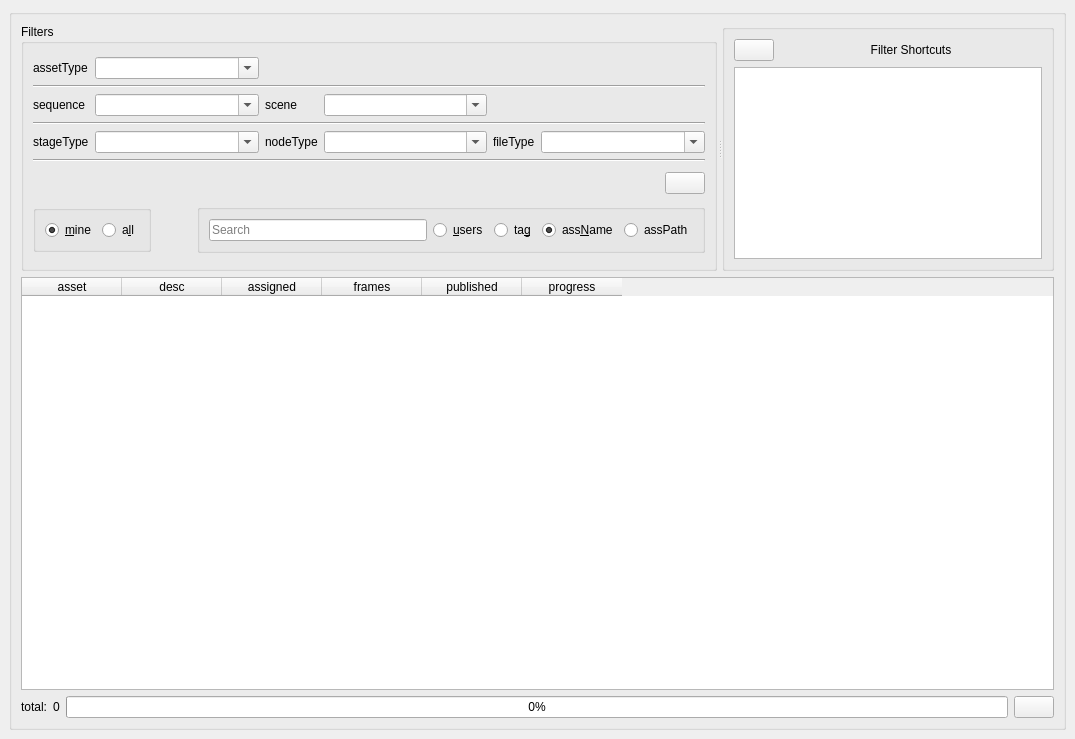
<?xml version="1.0" encoding="UTF-8"?>
<ui version="4.0">
 <class>MainWindow</class>
 <widget class="QMainWindow" name="MainWindow">
  <property name="geometry">
   <rect>
    <x>0</x>
    <y>0</y>
    <width>1075</width>
    <height>739</height>
   </rect>
  </property>
  <property name="palette">
   <palette>
    <active>
     <colorrole role="Highlight">
      <brush brushstyle="SolidPattern">
       <color alpha="200">
        <red>233</red>
        <green>90</green>
        <blue>46</blue>
       </color>
      </brush>
     </colorrole>
    </active>
    <inactive>
     <colorrole role="Highlight">
      <brush brushstyle="SolidPattern">
       <color alpha="200">
        <red>233</red>
        <green>90</green>
        <blue>46</blue>
       </color>
      </brush>
     </colorrole>
    </inactive>
    <disabled>
     <colorrole role="Highlight">
      <brush brushstyle="SolidPattern">
       <color alpha="255">
        <red>227</red>
        <green>229</green>
        <blue>231</blue>
       </color>
      </brush>
     </colorrole>
    </disabled>
   </palette>
  </property>
  <property name="windowTitle">
   <string>rbhusPipeTrak</string>
  </property>
  <widget class="QWidget" name="centralwidget">
   <layout class="QVBoxLayout" name="verticalLayout_2">
    <item>
     <widget class="QGroupBox" name="groupBox">
      <property name="sizePolicy">
       <sizepolicy hsizetype="MinimumExpanding" vsizetype="MinimumExpanding">
        <horstretch>1</horstretch>
        <verstretch>0</verstretch>
       </sizepolicy>
      </property>
      <property name="minimumSize">
       <size>
        <width>1</width>
        <height>1</height>
       </size>
      </property>
      <property name="title">
       <string/>
      </property>
      <property name="flat">
       <bool>false</bool>
      </property>
      <layout class="QVBoxLayout" name="verticalLayout">
       <item>
        <widget class="QSplitter" name="splitter">
         <property name="sizePolicy">
          <sizepolicy hsizetype="Preferred" vsizetype="Minimum">
           <horstretch>0</horstretch>
           <verstretch>0</verstretch>
          </sizepolicy>
         </property>
         <property name="maximumSize">
          <size>
           <width>16777215</width>
           <height>16777215</height>
          </size>
         </property>
         <property name="frameShape">
          <enum>QFrame::NoFrame</enum>
         </property>
         <property name="frameShadow">
          <enum>QFrame::Plain</enum>
         </property>
         <property name="lineWidth">
          <number>1</number>
         </property>
         <property name="orientation">
          <enum>Qt::Horizontal</enum>
         </property>
         <property name="opaqueResize">
          <bool>true</bool>
         </property>
         <property name="handleWidth">
          <number>5</number>
         </property>
         <property name="childrenCollapsible">
          <bool>false</bool>
         </property>
         <widget class="QGroupBox" name="groupBoxFilters">
          <property name="sizePolicy">
           <sizepolicy hsizetype="Preferred" vsizetype="Fixed">
            <horstretch>0</horstretch>
            <verstretch>0</verstretch>
           </sizepolicy>
          </property>
          <property name="minimumSize">
           <size>
            <width>0</width>
            <height>1</height>
           </size>
          </property>
          <property name="title">
           <string>Filters</string>
          </property>
          <layout class="QVBoxLayout" name="verticalLayout_5">
           <item>
            <layout class="QHBoxLayout" name="horizontalLayout_11">
             <item>
              <layout class="QGridLayout" name="gridLayout_3">
               <property name="sizeConstraint">
                <enum>QLayout::SetMinimumSize</enum>
               </property>
               <item row="1" column="1">
                <widget class="QComboBox" name="comboAssType">
                 <property name="editable">
                  <bool>true</bool>
                 </property>
                 <property name="insertPolicy">
                  <enum>QComboBox::InsertAlphabetically</enum>
                 </property>
                </widget>
               </item>
               <item row="7" column="1">
                <widget class="QComboBox" name="comboStage">
                 <property name="editable">
                  <bool>true</bool>
                 </property>
                 <property name="insertPolicy">
                  <enum>QComboBox::InsertAlphabetically</enum>
                 </property>
                 <property name="frame">
                  <bool>true</bool>
                 </property>
                </widget>
               </item>
               <item row="4" column="3">
                <widget class="QComboBox" name="comboScn">
                 <property name="editable">
                  <bool>true</bool>
                 </property>
                 <property name="insertPolicy">
                  <enum>QComboBox::InsertAlphabetically</enum>
                 </property>
                </widget>
               </item>
               <item row="4" column="1">
                <widget class="QComboBox" name="comboSeq">
                 <property name="editable">
                  <bool>true</bool>
                 </property>
                 <property name="insertPolicy">
                  <enum>QComboBox::InsertAlphabetically</enum>
                 </property>
                </widget>
               </item>
               <item row="7" column="3">
                <widget class="QComboBox" name="comboNode">
                 <property name="editable">
                  <bool>true</bool>
                 </property>
                 <property name="insertPolicy">
                  <enum>QComboBox::InsertAlphabetically</enum>
                 </property>
                </widget>
               </item>
               <item row="7" column="5">
                <widget class="QComboBox" name="comboFile">
                 <property name="editable">
                  <bool>true</bool>
                 </property>
                 <property name="insertPolicy">
                  <enum>QComboBox::InsertAlphabetically</enum>
                 </property>
                </widget>
               </item>
               <item row="7" column="4">
                <widget class="QLabel" name="label_11">
                 <property name="sizePolicy">
                  <sizepolicy hsizetype="Fixed" vsizetype="Preferred">
                   <horstretch>0</horstretch>
                   <verstretch>0</verstretch>
                  </sizepolicy>
                 </property>
                 <property name="text">
                  <string>fileType</string>
                 </property>
                </widget>
               </item>
               <item row="7" column="2">
                <widget class="QLabel" name="label_12">
                 <property name="sizePolicy">
                  <sizepolicy hsizetype="Fixed" vsizetype="Preferred">
                   <horstretch>0</horstretch>
                   <verstretch>0</verstretch>
                  </sizepolicy>
                 </property>
                 <property name="text">
                  <string>nodeType</string>
                 </property>
                </widget>
               </item>
               <item row="7" column="0">
                <widget class="QLabel" name="label_9">
                 <property name="sizePolicy">
                  <sizepolicy hsizetype="Fixed" vsizetype="Preferred">
                   <horstretch>0</horstretch>
                   <verstretch>0</verstretch>
                  </sizepolicy>
                 </property>
                 <property name="text">
                  <string>stageType</string>
                 </property>
                </widget>
               </item>
               <item row="4" column="2">
                <widget class="QLabel" name="label_10">
                 <property name="sizePolicy">
                  <sizepolicy hsizetype="Fixed" vsizetype="Preferred">
                   <horstretch>0</horstretch>
                   <verstretch>0</verstretch>
                  </sizepolicy>
                 </property>
                 <property name="text">
                  <string>scene</string>
                 </property>
                </widget>
               </item>
               <item row="4" column="0">
                <widget class="QLabel" name="label_8">
                 <property name="sizePolicy">
                  <sizepolicy hsizetype="Fixed" vsizetype="Preferred">
                   <horstretch>0</horstretch>
                   <verstretch>0</verstretch>
                  </sizepolicy>
                 </property>
                 <property name="text">
                  <string>sequence</string>
                 </property>
                </widget>
               </item>
               <item row="5" column="0" colspan="6">
                <widget class="Line" name="line_2">
                 <property name="orientation">
                  <enum>Qt::Horizontal</enum>
                 </property>
                </widget>
               </item>
               <item row="1" column="0">
                <widget class="QLabel" name="label_7">
                 <property name="sizePolicy">
                  <sizepolicy hsizetype="Fixed" vsizetype="Preferred">
                   <horstretch>0</horstretch>
                   <verstretch>0</verstretch>
                  </sizepolicy>
                 </property>
                 <property name="text">
                  <string>assetType</string>
                 </property>
                </widget>
               </item>
               <item row="8" column="0" colspan="6">
                <widget class="Line" name="line_9">
                 <property name="orientation">
                  <enum>Qt::Horizontal</enum>
                 </property>
                </widget>
               </item>
               <item row="2" column="0" colspan="6">
                <widget class="Line" name="line">
                 <property name="orientation">
                  <enum>Qt::Horizontal</enum>
                 </property>
                </widget>
               </item>
              </layout>
             </item>
            </layout>
           </item>
           <item>
            <layout class="QHBoxLayout" name="horizontalLayout_4">
             <property name="sizeConstraint">
              <enum>QLayout::SetMinimumSize</enum>
             </property>
             <item>
              <spacer name="horizontalSpacer_2">
               <property name="orientation">
                <enum>Qt::Horizontal</enum>
               </property>
               <property name="sizeType">
                <enum>QSizePolicy::MinimumExpanding</enum>
               </property>
               <property name="sizeHint" stdset="0">
                <size>
                 <width>40</width>
                 <height>20</height>
                </size>
               </property>
              </spacer>
             </item>
             <item>
              <widget class="QPushButton" name="pushRefreshFilters">
               <property name="sizePolicy">
                <sizepolicy hsizetype="Fixed" vsizetype="Fixed">
                 <horstretch>0</horstretch>
                 <verstretch>0</verstretch>
                </sizepolicy>
               </property>
               <property name="focusPolicy">
                <enum>Qt::NoFocus</enum>
               </property>
               <property name="text">
                <string/>
               </property>
               <property name="flat">
                <bool>false</bool>
               </property>
              </widget>
             </item>
            </layout>
           </item>
           <item>
            <layout class="QHBoxLayout" name="horizontalLayout_2">
             <property name="sizeConstraint">
              <enum>QLayout::SetDefaultConstraint</enum>
             </property>
             <item>
              <widget class="QGroupBox" name="groupBox_4">
               <property name="sizePolicy">
                <sizepolicy hsizetype="Preferred" vsizetype="Fixed">
                 <horstretch>0</horstretch>
                 <verstretch>0</verstretch>
                </sizepolicy>
               </property>
               <property name="title">
                <string/>
               </property>
               <layout class="QHBoxLayout" name="horizontalLayout_5">
                <item>
                 <widget class="QRadioButton" name="radioMineAss">
                  <property name="focusPolicy">
                   <enum>Qt::NoFocus</enum>
                  </property>
                  <property name="text">
                   <string>&amp;mine</string>
                  </property>
                  <property name="checked">
                   <bool>true</bool>
                  </property>
                 </widget>
                </item>
                <item>
                 <widget class="QRadioButton" name="radioAllAss">
                  <property name="focusPolicy">
                   <enum>Qt::NoFocus</enum>
                  </property>
                  <property name="text">
                   <string>a&amp;ll</string>
                  </property>
                 </widget>
                </item>
               </layout>
              </widget>
             </item>
             <item>
              <spacer name="horizontalSpacer_3">
               <property name="orientation">
                <enum>Qt::Horizontal</enum>
               </property>
               <property name="sizeType">
                <enum>QSizePolicy::Preferred</enum>
               </property>
               <property name="sizeHint" stdset="0">
                <size>
                 <width>40</width>
                 <height>10</height>
                </size>
               </property>
              </spacer>
             </item>
             <item>
              <widget class="QGroupBox" name="groupBox_3">
               <property name="sizePolicy">
                <sizepolicy hsizetype="MinimumExpanding" vsizetype="Fixed">
                 <horstretch>0</horstretch>
                 <verstretch>0</verstretch>
                </sizepolicy>
               </property>
               <property name="title">
                <string/>
               </property>
               <property name="flat">
                <bool>false</bool>
               </property>
               <property name="checkable">
                <bool>false</bool>
               </property>
               <layout class="QVBoxLayout" name="verticalLayout_3">
                <item>
                 <layout class="QHBoxLayout" name="horizontalLayout_6">
                  <item>
                   <widget class="QLineEdit" name="lineEditSearch">
                    <property name="sizePolicy">
                     <sizepolicy hsizetype="MinimumExpanding" vsizetype="Fixed">
                      <horstretch>0</horstretch>
                      <verstretch>0</verstretch>
                     </sizepolicy>
                    </property>
                    <property name="placeholderText">
                     <string>Search</string>
                    </property>
                    <property name="clearButtonEnabled">
                     <bool>true</bool>
                    </property>
                   </widget>
                  </item>
                  <item>
                   <widget class="QRadioButton" name="checkUsers">
                    <property name="sizePolicy">
                     <sizepolicy hsizetype="Fixed" vsizetype="Fixed">
                      <horstretch>0</horstretch>
                      <verstretch>0</verstretch>
                     </sizepolicy>
                    </property>
                    <property name="focusPolicy">
                     <enum>Qt::NoFocus</enum>
                    </property>
                    <property name="text">
                     <string>&amp;users</string>
                    </property>
                   </widget>
                  </item>
                  <item>
                   <widget class="QRadioButton" name="checkTag">
                    <property name="sizePolicy">
                     <sizepolicy hsizetype="Fixed" vsizetype="Fixed">
                      <horstretch>0</horstretch>
                      <verstretch>0</verstretch>
                     </sizepolicy>
                    </property>
                    <property name="focusPolicy">
                     <enum>Qt::NoFocus</enum>
                    </property>
                    <property name="text">
                     <string>ta&amp;g</string>
                    </property>
                    <property name="checked">
                     <bool>false</bool>
                    </property>
                   </widget>
                  </item>
                  <item>
                   <widget class="QRadioButton" name="checkAssName">
                    <property name="sizePolicy">
                     <sizepolicy hsizetype="Fixed" vsizetype="Fixed">
                      <horstretch>0</horstretch>
                      <verstretch>0</verstretch>
                     </sizepolicy>
                    </property>
                    <property name="focusPolicy">
                     <enum>Qt::NoFocus</enum>
                    </property>
                    <property name="text">
                     <string>ass&amp;Name</string>
                    </property>
                    <property name="checked">
                     <bool>true</bool>
                    </property>
                   </widget>
                  </item>
                  <item>
                   <widget class="QRadioButton" name="checkAssPath">
                    <property name="sizePolicy">
                     <sizepolicy hsizetype="Fixed" vsizetype="Fixed">
                      <horstretch>0</horstretch>
                      <verstretch>0</verstretch>
                     </sizepolicy>
                    </property>
                    <property name="focusPolicy">
                     <enum>Qt::NoFocus</enum>
                    </property>
                    <property name="text">
                     <string>assPath</string>
                    </property>
                    <property name="checked">
                     <bool>false</bool>
                    </property>
                   </widget>
                  </item>
                 </layout>
                </item>
               </layout>
              </widget>
             </item>
            </layout>
           </item>
          </layout>
         </widget>
         <widget class="QGroupBox" name="groupBoxFilterShortcuts">
          <property name="sizePolicy">
           <sizepolicy hsizetype="MinimumExpanding" vsizetype="Fixed">
            <horstretch>0</horstretch>
            <verstretch>0</verstretch>
           </sizepolicy>
          </property>
          <property name="minimumSize">
           <size>
            <width>0</width>
            <height>1</height>
           </size>
          </property>
          <property name="title">
           <string/>
          </property>
          <layout class="QVBoxLayout" name="verticalLayout_4">
           <item>
            <layout class="QHBoxLayout" name="horizontalLayout_7">
             <item>
              <widget class="QPushButton" name="pushSaveFilters">
               <property name="sizePolicy">
                <sizepolicy hsizetype="Fixed" vsizetype="Fixed">
                 <horstretch>0</horstretch>
                 <verstretch>0</verstretch>
                </sizepolicy>
               </property>
               <property name="focusPolicy">
                <enum>Qt::NoFocus</enum>
               </property>
               <property name="toolTip">
                <string>save the current selected filter config</string>
               </property>
               <property name="toolTipDuration">
                <number>5000</number>
               </property>
               <property name="text">
                <string/>
               </property>
               <property name="flat">
                <bool>false</bool>
               </property>
              </widget>
             </item>
             <item>
              <widget class="QLabel" name="label">
               <property name="text">
                <string>Filter Shortcuts</string>
               </property>
               <property name="alignment">
                <set>Qt::AlignCenter</set>
               </property>
              </widget>
             </item>
            </layout>
           </item>
           <item>
            <widget class="QListWidget" name="listWidgetSearch">
             <property name="sizePolicy">
              <sizepolicy hsizetype="Minimum" vsizetype="Expanding">
               <horstretch>0</horstretch>
               <verstretch>0</verstretch>
              </sizepolicy>
             </property>
             <property name="minimumSize">
              <size>
               <width>1</width>
               <height>1</height>
              </size>
             </property>
             <property name="contextMenuPolicy">
              <enum>Qt::CustomContextMenu</enum>
             </property>
            </widget>
           </item>
          </layout>
         </widget>
        </widget>
       </item>
       <item>
        <widget class="QTableWidget" name="tableWidgetAssets">
         <property name="sizePolicy">
          <sizepolicy hsizetype="MinimumExpanding" vsizetype="MinimumExpanding">
           <horstretch>0</horstretch>
           <verstretch>0</verstretch>
          </sizepolicy>
         </property>
         <property name="mouseTracking">
          <bool>true</bool>
         </property>
         <property name="contextMenuPolicy">
          <enum>Qt::CustomContextMenu</enum>
         </property>
         <property name="verticalScrollBarPolicy">
          <enum>Qt::ScrollBarAsNeeded</enum>
         </property>
         <property name="horizontalScrollBarPolicy">
          <enum>Qt::ScrollBarAsNeeded</enum>
         </property>
         <property name="sizeAdjustPolicy">
          <enum>QAbstractScrollArea::AdjustToContents</enum>
         </property>
         <property name="autoScroll">
          <bool>false</bool>
         </property>
         <property name="editTriggers">
          <set>QAbstractItemView::NoEditTriggers</set>
         </property>
         <property name="showDropIndicator" stdset="0">
          <bool>false</bool>
         </property>
         <property name="dragDropOverwriteMode">
          <bool>false</bool>
         </property>
         <property name="defaultDropAction">
          <enum>Qt::IgnoreAction</enum>
         </property>
         <property name="selectionMode">
          <enum>QAbstractItemView::ExtendedSelection</enum>
         </property>
         <property name="selectionBehavior">
          <enum>QAbstractItemView::SelectRows</enum>
         </property>
         <property name="textElideMode">
          <enum>Qt::ElideMiddle</enum>
         </property>
         <property name="verticalScrollMode">
          <enum>QAbstractItemView::ScrollPerPixel</enum>
         </property>
         <property name="horizontalScrollMode">
          <enum>QAbstractItemView::ScrollPerPixel</enum>
         </property>
         <property name="sortingEnabled">
          <bool>true</bool>
         </property>
         <attribute name="verticalHeaderVisible">
          <bool>false</bool>
         </attribute>
         <column>
          <property name="text">
           <string>asset</string>
          </property>
         </column>
         <column>
          <property name="text">
           <string>desc</string>
          </property>
         </column>
         <column>
          <property name="text">
           <string>assigned</string>
          </property>
         </column>
         <column>
          <property name="text">
           <string>frames</string>
          </property>
         </column>
         <column>
          <property name="text">
           <string>published</string>
          </property>
         </column>
         <column>
          <property name="text">
           <string>progress</string>
          </property>
         </column>
        </widget>
       </item>
       <item>
        <layout class="QHBoxLayout" name="horizontalLayout_3">
         <item>
          <widget class="QLabel" name="label_2">
           <property name="minimumSize">
            <size>
             <width>0</width>
             <height>1</height>
            </size>
           </property>
           <property name="text">
            <string>total:</string>
           </property>
          </widget>
         </item>
         <item>
          <widget class="QLabel" name="labelTotal">
           <property name="text">
            <string>0</string>
           </property>
          </widget>
         </item>
         <item>
          <widget class="QProgressBar" name="progressBar">
           <property name="sizePolicy">
            <sizepolicy hsizetype="Expanding" vsizetype="Fixed">
             <horstretch>0</horstretch>
             <verstretch>0</verstretch>
            </sizepolicy>
           </property>
           <property name="minimumSize">
            <size>
             <width>0</width>
             <height>1</height>
            </size>
           </property>
           <property name="value">
            <number>0</number>
           </property>
           <property name="textVisible">
            <bool>true</bool>
           </property>
           <property name="invertedAppearance">
            <bool>false</bool>
           </property>
          </widget>
         </item>
         <item>
          <widget class="QPushButton" name="pushRefresh">
           <property name="sizePolicy">
            <sizepolicy hsizetype="Minimum" vsizetype="Preferred">
             <horstretch>0</horstretch>
             <verstretch>0</verstretch>
            </sizepolicy>
           </property>
           <property name="focusPolicy">
            <enum>Qt::NoFocus</enum>
           </property>
           <property name="text">
            <string/>
           </property>
           <property name="flat">
            <bool>false</bool>
           </property>
          </widget>
         </item>
        </layout>
       </item>
      </layout>
     </widget>
    </item>
   </layout>
  </widget>
  <action name="actionNew_seq_scn">
   <property name="text">
    <string>&amp;new seq/scn</string>
   </property>
  </action>
  <action name="actionEdit_seq_scn">
   <property name="text">
    <string>&amp;edit seq/scn</string>
   </property>
  </action>
 </widget>
 <tabstops>
  <tabstop>comboAssType</tabstop>
  <tabstop>comboSeq</tabstop>
  <tabstop>comboScn</tabstop>
  <tabstop>comboStage</tabstop>
  <tabstop>comboNode</tabstop>
  <tabstop>comboFile</tabstop>
  <tabstop>lineEditSearch</tabstop>
  <tabstop>listWidgetSearch</tabstop>
  <tabstop>tableWidgetAssets</tabstop>
 </tabstops>
 <resources/>
 <connections/>
</ui>
